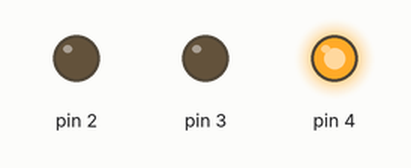
Bench run of a sketch on a simulated Arduino Uno, built with avr-gcc and run on an emulated ATmega328P. Parts: output pins drawn as LEDs (lit = HIGH).

Above: at 1.5 s.
At 3.5 s:
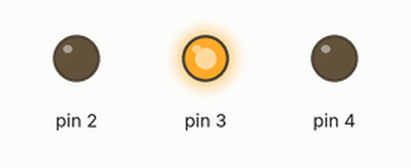
At 7.0 s:
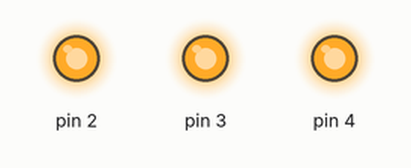
At 10.0 s:
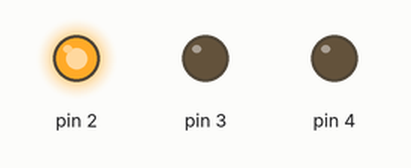
At 18.5 s:
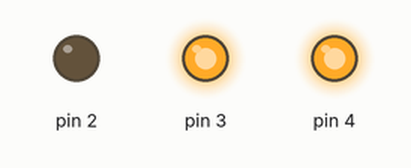
Timing chart, 0 to 23.4 s (numbered marks = the images above):
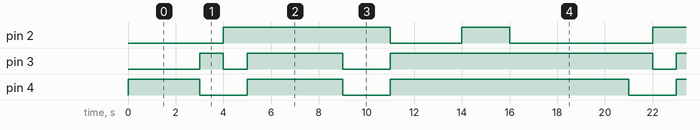

The sketch:

sketch_dec20a_copy_20221221134257.ino
```cpp
void setup() {
  // put your setup code here, to run once:
  pinMode(2, OUTPUT);
  pinMode(3, OUTPUT);
  pinMode(4, OUTPUT);
}

void loop() {

  digitalWrite(4, HIGH);
  delay(3000);
  digitalWrite(4, LOW);
  digitalWrite(3, HIGH);
  delay(1000);
  digitalWrite(3, LOW);
  digitalWrite(2, HIGH);
  delay(1000);
  digitalWrite(2, LOW);
    digitalWrite(2, HIGH);
    digitalWrite(3, HIGH);
    digitalWrite(4, HIGH);
    delay(4000);
    digitalWrite(2, LOW);
    digitalWrite(3, LOW);
    digitalWrite(4, LOW);
    digitalWrite(2, HIGH);
    delay(2000);
    digitalWrite(2, LOW);
    digitalWrite(3, HIGH);
    digitalWrite(4, HIGH);
    delay(3000);
    digitalWrite(3, LOW);
    digitalWrite(4, LOW);
    digitalWrite(2, HIGH);
    digitalWrite(3, HIGH);
    digitalWrite(4, HIGH);
    delay(1000);
    digitalWrite(2, HIGH);
    delay(1000);
    digitalWrite(2, LOW);
    digitalWrite(3, HIGH);
    delay(1000);
    digitalWrite(4, LOW);
   digitalWrite(4, HIGH);
    delay(1000);
    digitalWrite(4, LOW);


}
```

Measured:
- by itself, pin 2: repeats every 18.0 s: LOW 3.0 s, HIGH 2.0 s, LOW 6.0 s, HIGH 7.0 s
- by itself, pin 3: repeats every 18.0 s: LOW 1.0 s, HIGH 4.0 s, LOW 2.0 s, HIGH 11.0 s
- by itself, pin 4: repeats every 18.0 s: LOW 2.0 s, HIGH 4.0 s, LOW 2.0 s, HIGH 10.0 s
